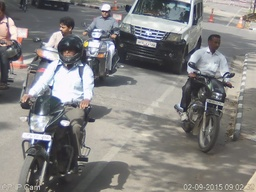
#> input picture 4 - Image Segmentation/sample/JPEGImages/00027.jpg, 256 x 192 px, shrunk from 830 x 622 before the run; its folder holds only this picture in this run
$ python ip_img_seg.py
#> lines starting #> are read from the running program, lines starting #| are printed output that depends on the picture
import numpy as np
import os, sys
import cv2
import matplotlib.pyplot as plt
from skimage.color import rgb2gray
from scipy import ndimage
from tqdm import tqdm
from sklearn.cluster import KMeans


def read_images(path):
	img_files = [os.path.join(path,f) for f in os.listdir(path)]
	return img_files

def thresholding(img,fname):
	imgr = img.reshape(img.shape[0]* img.shape[1])
	for i in range(imgr.shape[0]):
		if imgr[i] > imgr.mean():
			imgr[i] = 3
		elif imgr[i] > 0.5:
			imgr[i] = 2
		elif imgr[i] > 0.25:
			imgr[i] = 1
		else:
			imgr[i] = 0

	threshImg = imgr.reshape(img.shape[0], img.shape[1])

	fig = plt.figure(frameon=False)
	ax = plt.Axes(fig, [0., 0., 1., 1.])
	ax.set_axis_off()
	fig.add_axes(ax)
	ax.imshow(threshImg)
	fig.savefig("thresholding/" + fname.split(".")[0] + ".png")

def clustering(img, fname):

	colours = [[0,0,255], [0,255,0], [255,0,0], [0,0,0], [255,255,255]]
	img = np.array(img)/255.0
	nImg = img.reshape(img.shape[0]*img.shape[1], img.shape[2])
	kmeans = KMeans(n_clusters=5).fit(nImg)
	clust = np.array([colours[i] for i in kmeans.labels_])
	clustImg = cv2.resize(clust.reshape(img.shape[0], img.shape[1], img.shape[2]), (img.shape[1], img.shape[0]))
	clustImg = clustImg*255.0
	cv2.imwrite("clustering/" + fname.split(".")[0] + ".png", clustImg)


def main():
	print('a')
	img_files = read_images('./sample/JPEGImages')
	print(img_files)
	for imf in tqdm(img_files):
		imgplt = plt.imread(imf)
#> imgplt is the input picture: shape (192, 256, 3); mean R, G, B 131, 129.6, 128.6

		img = cv2.imread(imf)

		grImg = rgb2gray(imgplt)
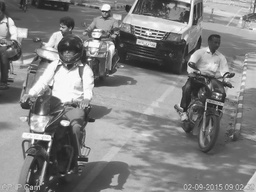
#> grImg: shape (192, 256) float64; min 0.106, max 0.998, mean 0.509
		thresholding(grImg, imf.split('/')[-1])
#> in thresholding, `threshImg = imgr.reshape(img.shape[0], img.shape[1])`:
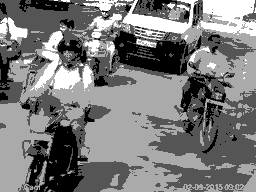
#> threshImg: shape (192, 256) float64; min 0, max 3, mean 1.44; drawn with min black and max white
		clustering(img, imf.split('/')[-1])
#> in clustering, `clustImg = cv2.resize(clust.reshape(img.shape[0], img.shape[1], img.sh..`:
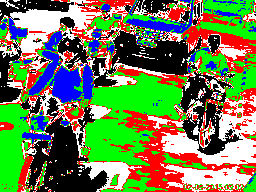
#> clustImg: shape (192, 256, 3) int32; mean of channels 0, 1, 2 80.1, 127.4, 109.3; drawn as B, G, R

print('s')
if __name__ == '__main__':
	main()

$ run again, on 4 - Image Segmentation/sample/JPEGImages/00106.jpg
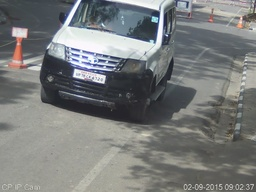
#> input picture 4 - Image Segmentation/sample/JPEGImages/00106.jpg, 256 x 192 px, shrunk from 830 x 622 before the run
#> in main, imgplt is the input picture: shape (192, 256, 3); mean R, G, B 121.4, 123.7, 123.3
#> in thresholding, `threshImg = imgr.reshape(img.shape[0], img.shape[1])`:
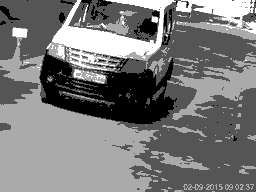
#> threshImg: shape (192, 256) float64; min 0, max 3, mean 1.43; drawn with min black and max white
#> in clustering, `clustImg = cv2.resize(clust.reshape(img.shape[0], img.shape[1], img.sh..`:
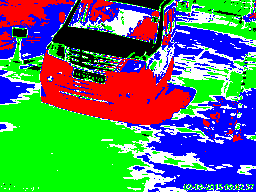
#> clustImg: shape (192, 256, 3) int32; mean of channels 0, 1, 2 108.8, 122.8, 82.8; drawn as B, G, R

$ run again, on 4 - Image Segmentation/sample/JPEGImages/00110.jpg
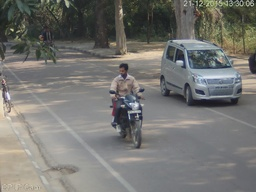
#> input picture 4 - Image Segmentation/sample/JPEGImages/00110.jpg, 256 x 192 px, shrunk from 830 x 622 before the run
#> in main, imgplt is the input picture: shape (192, 256, 3); mean R, G, B 117.3, 117, 113.3
#> in thresholding, `threshImg = imgr.reshape(img.shape[0], img.shape[1])`:
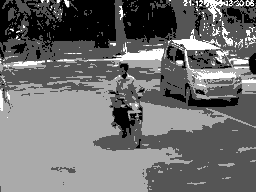
#> threshImg: shape (192, 256) float64; min 0, max 3, mean 1.31; drawn with min black and max white
#> in clustering, `clustImg = cv2.resize(clust.reshape(img.shape[0], img.shape[1], img.sh..`:
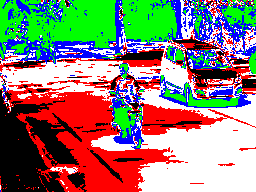
#> clustImg: shape (192, 256, 3) int32; mean of channels 0, 1, 2 113.6, 126.4, 139.8; drawn as B, G, R
